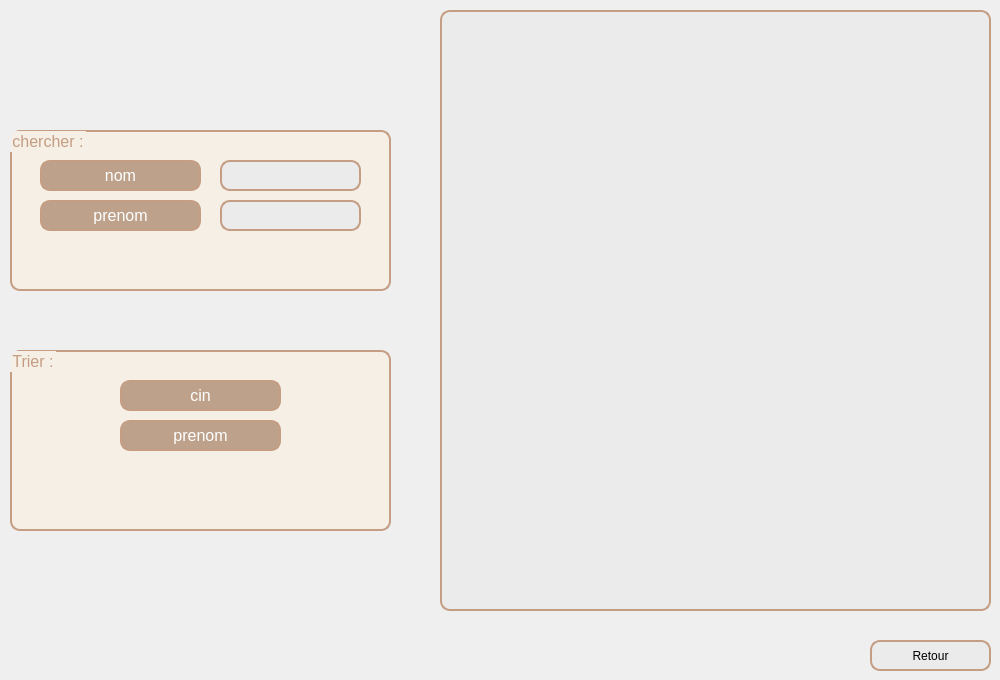
    <widget class="QWidget" name="tab_3">
     <attribute name="title">
      <string>Consulter les perso</string>
     </attribute>
     <widget class="QLabel" name="label_6">
      <property name="geometry">
       <rect>
        <x>0</x>
        <y>0</y>
        <width>881</width>
        <height>531</height>
       </rect>
      </property>
      <property name="font">
       <font>
        <kerning>true</kerning>
       </font>
      </property>
      <property name="text">
       <string/>
      </property>
      <property name="pixmap">
       <pixmap>../../Downloads/black-gold-marble-texture_125540-835.jpg</pixmap>
      </property>
      <property name="scaledContents">
       <bool>true</bool>
      </property>
     </widget>
     <widget class="QGroupBox" name="groupBox_5">
      <property name="geometry">
       <rect>
        <x>10</x>
        <y>130</y>
        <width>381</width>
        <height>161</height>
       </rect>
      </property>
      <property name="palette">
       <palette>
        <active>
         <colorrole role="WindowText">
          <brush brushstyle="SolidPattern">
           <color alpha="255">
            <red>196</red>
            <green>157</green>
            <blue>131</blue>
           </color>
          </brush>
         </colorrole>
         <colorrole role="Button">
          <brush brushstyle="SolidPattern">
           <color alpha="255">
            <red>245</red>
            <green>239</green>
            <blue>230</blue>
           </color>
          </brush>
         </colorrole>
         <colorrole role="Text">
          <brush brushstyle="SolidPattern">
           <color alpha="255">
            <red>196</red>
            <green>157</green>
            <blue>131</blue>
           </color>
          </brush>
         </colorrole>
         <colorrole role="ButtonText">
          <brush brushstyle="SolidPattern">
           <color alpha="255">
            <red>196</red>
            <green>157</green>
            <blue>131</blue>
           </color>
          </brush>
         </colorrole>
         <colorrole role="Base">
          <brush brushstyle="SolidPattern">
           <color alpha="255">
            <red>245</red>
            <green>239</green>
            <blue>230</blue>
           </color>
          </brush>
         </colorrole>
         <colorrole role="Window">
          <brush brushstyle="SolidPattern">
           <color alpha="255">
            <red>245</red>
            <green>239</green>
            <blue>230</blue>
           </color>
          </brush>
         </colorrole>
         <colorrole role="PlaceholderText">
          <brush brushstyle="NoBrush">
           <color alpha="128">
            <red>196</red>
            <green>157</green>
            <blue>131</blue>
           </color>
          </brush>
         </colorrole>
        </active>
        <inactive>
         <colorrole role="WindowText">
          <brush brushstyle="SolidPattern">
           <color alpha="255">
            <red>196</red>
            <green>157</green>
            <blue>131</blue>
           </color>
          </brush>
         </colorrole>
         <colorrole role="Button">
          <brush brushstyle="SolidPattern">
           <color alpha="255">
            <red>245</red>
            <green>239</green>
            <blue>230</blue>
           </color>
          </brush>
         </colorrole>
         <colorrole role="Text">
          <brush brushstyle="SolidPattern">
           <color alpha="255">
            <red>196</red>
            <green>157</green>
            <blue>131</blue>
           </color>
          </brush>
         </colorrole>
         <colorrole role="ButtonText">
          <brush brushstyle="SolidPattern">
           <color alpha="255">
            <red>196</red>
            <green>157</green>
            <blue>131</blue>
           </color>
          </brush>
         </colorrole>
         <colorrole role="Base">
          <brush brushstyle="SolidPattern">
           <color alpha="255">
            <red>245</red>
            <green>239</green>
            <blue>230</blue>
           </color>
          </brush>
         </colorrole>
         <colorrole role="Window">
          <brush brushstyle="SolidPattern">
           <color alpha="255">
            <red>245</red>
            <green>239</green>
            <blue>230</blue>
           </color>
          </brush>
         </colorrole>
         <colorrole role="PlaceholderText">
          <brush brushstyle="NoBrush">
           <color alpha="128">
            <red>196</red>
            <green>157</green>
            <blue>131</blue>
           </color>
          </brush>
         </colorrole>
        </inactive>
        <disabled>
         <colorrole role="WindowText">
          <brush brushstyle="SolidPattern">
           <color alpha="255">
            <red>196</red>
            <green>157</green>
            <blue>131</blue>
           </color>
          </brush>
         </colorrole>
         <colorrole role="Button">
          <brush brushstyle="SolidPattern">
           <color alpha="255">
            <red>245</red>
            <green>239</green>
            <blue>230</blue>
           </color>
          </brush>
         </colorrole>
         <colorrole role="Text">
          <brush brushstyle="SolidPattern">
           <color alpha="255">
            <red>196</red>
            <green>157</green>
            <blue>131</blue>
           </color>
          </brush>
         </colorrole>
         <colorrole role="ButtonText">
          <brush brushstyle="SolidPattern">
           <color alpha="255">
            <red>196</red>
            <green>157</green>
            <blue>131</blue>
           </color>
          </brush>
         </colorrole>
         <colorrole role="Base">
          <brush brushstyle="SolidPattern">
           <color alpha="255">
            <red>245</red>
            <green>239</green>
            <blue>230</blue>
           </color>
          </brush>
         </colorrole>
         <colorrole role="Window">
          <brush brushstyle="SolidPattern">
           <color alpha="255">
            <red>245</red>
            <green>239</green>
            <blue>230</blue>
           </color>
          </brush>
         </colorrole>
         <colorrole role="PlaceholderText">
          <brush brushstyle="NoBrush">
           <color alpha="128">
            <red>196</red>
            <green>157</green>
            <blue>131</blue>
           </color>
          </brush>
         </colorrole>
        </disabled>
       </palette>
      </property>
      <property name="font">
       <font>
        <pointsize>-1</pointsize>
       </font>
      </property>
      <property name="styleSheet">
       <string notr="true">text-align: center;
border-radius:10px;
font-size:16px;
border:2px solid #C49D83;
background:#F5EFE6;
color : #C49D83 ;</string>
      </property>
      <property name="title">
       <string>chercher :</string>
      </property>
      <widget class="QPushButton" name="pb_chercher_nom">
       <property name="geometry">
        <rect>
         <x>30</x>
         <y>30</y>
         <width>161</width>
         <height>31</height>
        </rect>
       </property>
       <property name="font">
        <font>
         <pointsize>-1</pointsize>
        </font>
       </property>
       <property name="styleSheet">
        <string notr="true">front-size:16px;
border-radius:10px;
color:#fff;
border:2px solid #C49D83;
background-color:#BDA18A;
</string>
       </property>
       <property name="text">
        <string>nom</string>
       </property>
      </widget>
      <widget class="QLineEdit" name="le_nom_ch">
       <property name="geometry">
        <rect>
         <x>210</x>
         <y>30</y>
         <width>141</width>
         <height>31</height>
        </rect>
       </property>
       <property name="styleSheet">
        <string notr="true">front-size:16px;
border-radius:10px;
color:BLACK;
border:2px solid #C49D83;
background-color:rgb(235, 235, 235);
</string>
       </property>
      </widget>
      <widget class="QLineEdit" name="le_prenom_ch">
       <property name="geometry">
        <rect>
         <x>210</x>
         <y>70</y>
         <width>141</width>
         <height>31</height>
        </rect>
       </property>
       <property name="styleSheet">
        <string notr="true">front-size:16px;
border-radius:10px;
color:BLACK;
border:2px solid #C49D83;
background-color:rgb(235, 235, 235);
</string>
       </property>
      </widget>
      <widget class="QPushButton" name="pb_chercher_prenom">
       <property name="geometry">
        <rect>
         <x>30</x>
         <y>70</y>
         <width>161</width>
         <height>31</height>
        </rect>
       </property>
       <property name="font">
        <font>
         <pointsize>-1</pointsize>
        </font>
       </property>
       <property name="styleSheet">
        <string notr="true">front-size:16px;
border-radius:10px;
color:#fff;
border:2px solid #C49D83;
background-color:#BDA18A;</string>
       </property>
       <property name="text">
        <string>prenom</string>
       </property>
      </widget>
     </widget>
     <widget class="QGroupBox" name="groupBox_6">
      <property name="geometry">
       <rect>
        <x>10</x>
        <y>350</y>
        <width>381</width>
        <height>181</height>
       </rect>
      </property>
      <property name="palette">
       <palette>
        <active>
         <colorrole role="WindowText">
          <brush brushstyle="SolidPattern">
           <color alpha="255">
            <red>196</red>
            <green>157</green>
            <blue>131</blue>
           </color>
          </brush>
         </colorrole>
         <colorrole role="Button">
          <brush brushstyle="SolidPattern">
           <color alpha="255">
            <red>245</red>
            <green>239</green>
            <blue>230</blue>
           </color>
          </brush>
         </colorrole>
         <colorrole role="Text">
          <brush brushstyle="SolidPattern">
           <color alpha="255">
            <red>196</red>
            <green>157</green>
            <blue>131</blue>
           </color>
          </brush>
         </colorrole>
         <colorrole role="ButtonText">
          <brush brushstyle="SolidPattern">
           <color alpha="255">
            <red>196</red>
            <green>157</green>
            <blue>131</blue>
           </color>
          </brush>
         </colorrole>
         <colorrole role="Base">
          <brush brushstyle="SolidPattern">
           <color alpha="255">
            <red>245</red>
            <green>239</green>
            <blue>230</blue>
           </color>
          </brush>
         </colorrole>
         <colorrole role="Window">
          <brush brushstyle="SolidPattern">
           <color alpha="255">
            <red>245</red>
            <green>239</green>
            <blue>230</blue>
           </color>
          </brush>
         </colorrole>
         <colorrole role="PlaceholderText">
          <brush brushstyle="NoBrush">
           <color alpha="128">
            <red>196</red>
            <green>157</green>
            <blue>131</blue>
           </color>
          </brush>
         </colorrole>
        </active>
        <inactive>
         <colorrole role="WindowText">
          <brush brushstyle="SolidPattern">
           <color alpha="255">
            <red>196</red>
            <green>157</green>
            <blue>131</blue>
           </color>
          </brush>
         </colorrole>
         <colorrole role="Button">
          <brush brushstyle="SolidPattern">
           <color alpha="255">
            <red>245</red>
            <green>239</green>
            <blue>230</blue>
           </color>
          </brush>
         </colorrole>
         <colorrole role="Text">
          <brush brushstyle="SolidPattern">
           <color alpha="255">
            <red>196</red>
            <green>157</green>
            <blue>131</blue>
           </color>
          </brush>
         </colorrole>
         <colorrole role="ButtonText">
          <brush brushstyle="SolidPattern">
           <color alpha="255">
            <red>196</red>
            <green>157</green>
            <blue>131</blue>
           </color>
          </brush>
         </colorrole>
         <colorrole role="Base">
          <brush brushstyle="SolidPattern">
           <color alpha="255">
            <red>245</red>
            <green>239</green>
            <blue>230</blue>
           </color>
          </brush>
         </colorrole>
         <colorrole role="Window">
          <brush brushstyle="SolidPattern">
           <color alpha="255">
            <red>245</red>
            <green>239</green>
            <blue>230</blue>
           </color>
          </brush>
         </colorrole>
         <colorrole role="PlaceholderText">
          <brush brushstyle="NoBrush">
           <color alpha="128">
            <red>196</red>
            <green>157</green>
            <blue>131</blue>
           </color>
          </brush>
         </colorrole>
        </inactive>
        <disabled>
         <colorrole role="WindowText">
          <brush brushstyle="SolidPattern">
           <color alpha="255">
            <red>196</red>
            <green>157</green>
            <blue>131</blue>
           </color>
          </brush>
         </colorrole>
         <colorrole role="Button">
          <brush brushstyle="SolidPattern">
           <color alpha="255">
            <red>245</red>
            <green>239</green>
            <blue>230</blue>
           </color>
          </brush>
         </colorrole>
         <colorrole role="Text">
          <brush brushstyle="SolidPattern">
           <color alpha="255">
            <red>196</red>
            <green>157</green>
            <blue>131</blue>
           </color>
          </brush>
         </colorrole>
         <colorrole role="ButtonText">
          <brush brushstyle="SolidPattern">
           <color alpha="255">
            <red>196</red>
            <green>157</green>
            <blue>131</blue>
           </color>
          </brush>
         </colorrole>
         <colorrole role="Base">
          <brush brushstyle="SolidPattern">
           <color alpha="255">
            <red>245</red>
            <green>239</green>
            <blue>230</blue>
           </color>
          </brush>
         </colorrole>
         <colorrole role="Window">
          <brush brushstyle="SolidPattern">
           <color alpha="255">
            <red>245</red>
            <green>239</green>
            <blue>230</blue>
           </color>
          </brush>
         </colorrole>
         <colorrole role="PlaceholderText">
          <brush brushstyle="NoBrush">
           <color alpha="128">
            <red>196</red>
            <green>157</green>
            <blue>131</blue>
           </color>
          </brush>
         </colorrole>
        </disabled>
       </palette>
      </property>
      <property name="font">
       <font>
        <pointsize>-1</pointsize>
       </font>
      </property>
      <property name="styleSheet">
       <string notr="true">text-align: center;
border-radius:10px;
font-size:16px;
border:2px solid #C49D83;
background:#F5EFE6;
color : #C49D83 ;</string>
      </property>
      <property name="title">
       <string>Trier :</string>
      </property>
      <widget class="QPushButton" name="pb_trier_prenom">
       <property name="geometry">
        <rect>
         <x>110</x>
         <y>70</y>
         <width>161</width>
         <height>31</height>
        </rect>
       </property>
       <property name="font">
        <font>
         <pointsize>-1</pointsize>
        </font>
       </property>
       <property name="styleSheet">
        <string notr="true">front-size:16px;
border-radius:10px;
color:#fff;
border:2px solid #C49D83;
background-color:#BDA18A;</string>
       </property>
       <property name="text">
        <string>prenom</string>
       </property>
      </widget>
      <widget class="QPushButton" name="pb_trier_nom">
       <property name="geometry">
        <rect>
         <x>110</x>
         <y>30</y>
         <width>161</width>
         <height>31</height>
        </rect>
       </property>
       <property name="font">
        <font>
         <pointsize>-1</pointsize>
        </font>
       </property>
       <property name="styleSheet">
        <string notr="true">front-size:16px;
border-radius:10px;
color:#fff;
border:2px solid #C49D83;
background-color:#BDA18A;</string>
       </property>
       <property name="text">
        <string>cin</string>
       </property>
      </widget>
     </widget>
     <widget class="QTableView" name="tableView">
      <property name="geometry">
       <rect>
        <x>440</x>
        <y>10</y>
        <width>551</width>
        <height>601</height>
       </rect>
      </property>
      <property name="styleSheet">
       <string notr="true">front-size:16px;

border-radius:10px;
background-color:rgb(86,86,86);
color:black;
border:2px solid #C49D83;
background-color:rgb(235, 235, 235);
</string>
      </property>
     </widget>
     <widget class="QPushButton" name="pushButton_5">
      <property name="geometry">
       <rect>
        <x>870</x>
        <y>640</y>
        <width>121</width>
        <height>31</height>
       </rect>
      </property>
      <property name="styleSheet">
       <string notr="true">front-size:16px;
border-radius:10px;
color:BLACK;
border:2px solid #C49D83;
background-color:rgb(235, 235, 235);
</string>
      </property>
      <property name="text">
       <string>Retour</string>
      </property>
     </widget>
    </widget>
